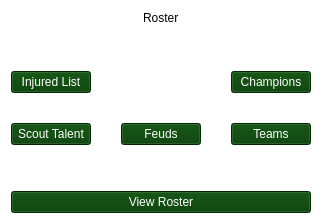
      <widget class="QWidget" name="Roster_Page">
       <property name="sizePolicy">
        <sizepolicy hsizetype="Expanding" vsizetype="Expanding">
         <horstretch>0</horstretch>
         <verstretch>0</verstretch>
        </sizepolicy>
       </property>
       <property name="styleSheet">
        <string notr="true">background-color: rgb(255, 255, 255);</string>
       </property>
       <layout class="QVBoxLayout" name="verticalLayout">
        <item>
         <layout class="QHBoxLayout" name="horizontalLayout_6">
          <item>
           <widget class="QLabel" name="rosterMenuLabel">
            <property name="sizePolicy">
             <sizepolicy hsizetype="Fixed" vsizetype="Fixed">
              <horstretch>0</horstretch>
              <verstretch>0</verstretch>
             </sizepolicy>
            </property>
            <property name="styleSheet">
             <string notr="true">color: rgb(0, 0, 0);
font: 28pt &quot;Segoe UI&quot;;
</string>
            </property>
            <property name="text">
             <string>Roster</string>
            </property>
           </widget>
          </item>
         </layout>
        </item>
        <item>
         <spacer name="verticalSpacer_3">
          <property name="orientation">
           <enum>Qt::Orientation::Vertical</enum>
          </property>
          <property name="sizeType">
           <enum>QSizePolicy::Policy::Minimum</enum>
          </property>
          <property name="sizeHint" stdset="0">
           <size>
            <width>20</width>
            <height>40</height>
           </size>
          </property>
         </spacer>
        </item>
        <item>
         <layout class="QGridLayout" name="gridLayout_2">
          <property name="sizeConstraint">
           <enum>QLayout::SizeConstraint::SetNoConstraint</enum>
          </property>
          <property name="spacing">
           <number>30</number>
          </property>
          <item row="1" column="3">
           <widget class="QPushButton" name="TeamsTab">
            <property name="sizePolicy">
             <sizepolicy hsizetype="Minimum" vsizetype="Minimum">
              <horstretch>0</horstretch>
              <verstretch>0</verstretch>
             </sizepolicy>
            </property>
            <property name="styleSheet">
             <string notr="true">font: 20pt &quot;Segoe UI&quot;;
background-color: rgb(0, 59, 0);
color: rgb(255, 255, 255);</string>
            </property>
            <property name="text">
             <string>Teams</string>
            </property>
           </widget>
          </item>
          <item row="0" column="3">
           <widget class="QPushButton" name="ChampionTab">
            <property name="sizePolicy">
             <sizepolicy hsizetype="MinimumExpanding" vsizetype="Fixed">
              <horstretch>0</horstretch>
              <verstretch>0</verstretch>
             </sizepolicy>
            </property>
            <property name="styleSheet">
             <string notr="true">font: 20pt &quot;Segoe UI&quot;;
background-color: rgb(0, 59, 0);
color: rgb(255, 255, 255);</string>
            </property>
            <property name="text">
             <string>Champions</string>
            </property>
           </widget>
          </item>
          <item row="1" column="2">
           <widget class="QPushButton" name="FeudsTab">
            <property name="sizePolicy">
             <sizepolicy hsizetype="MinimumExpanding" vsizetype="Minimum">
              <horstretch>0</horstretch>
              <verstretch>0</verstretch>
             </sizepolicy>
            </property>
            <property name="styleSheet">
             <string notr="true">font: 20pt &quot;Segoe UI&quot;;
background-color: rgb(0, 59, 0);
color: rgb(255, 255, 255);</string>
            </property>
            <property name="text">
             <string>Feuds</string>
            </property>
           </widget>
          </item>
          <item row="1" column="1">
           <widget class="QPushButton" name="ScoutTalentTab">
            <property name="styleSheet">
             <string notr="true">background-color: rgb(0, 59, 0);
font: 20pt &quot;Segoe UI&quot;;
color: rgb(255, 255, 255);</string>
            </property>
            <property name="text">
             <string>Scout Talent</string>
            </property>
           </widget>
          </item>
          <item row="0" column="1">
           <widget class="QPushButton" name="InjuredTab">
            <property name="sizePolicy">
             <sizepolicy hsizetype="MinimumExpanding" vsizetype="Fixed">
              <horstretch>0</horstretch>
              <verstretch>0</verstretch>
             </sizepolicy>
            </property>
            <property name="styleSheet">
             <string notr="true">background-color: rgb(0, 59, 0);
color: rgb(255, 255, 255);
font: 20pt &quot;Segoe UI&quot;;</string>
            </property>
            <property name="text">
             <string>Injured List</string>
            </property>
           </widget>
          </item>
         </layout>
        </item>
        <item>
         <spacer name="verticalSpacer_2">
          <property name="orientation">
           <enum>Qt::Orientation::Vertical</enum>
          </property>
          <property name="sizeType">
           <enum>QSizePolicy::Policy::Fixed</enum>
          </property>
          <property name="sizeHint" stdset="0">
           <size>
            <width>20</width>
            <height>40</height>
           </size>
          </property>
         </spacer>
        </item>
        <item>
         <layout class="QHBoxLayout" name="horizontalLayout_5">
          <item>
           <widget class="QPushButton" name="RosterDisplayTab">
            <property name="styleSheet">
             <string notr="true">background-color: rgb(0, 59, 0);
color: rgb(255, 255, 255);
font: 22pt &quot;Segoe UI&quot;;</string>
            </property>
            <property name="text">
             <string>View Roster</string>
            </property>
           </widget>
          </item>
         </layout>
        </item>
       </layout>
      </widget>
